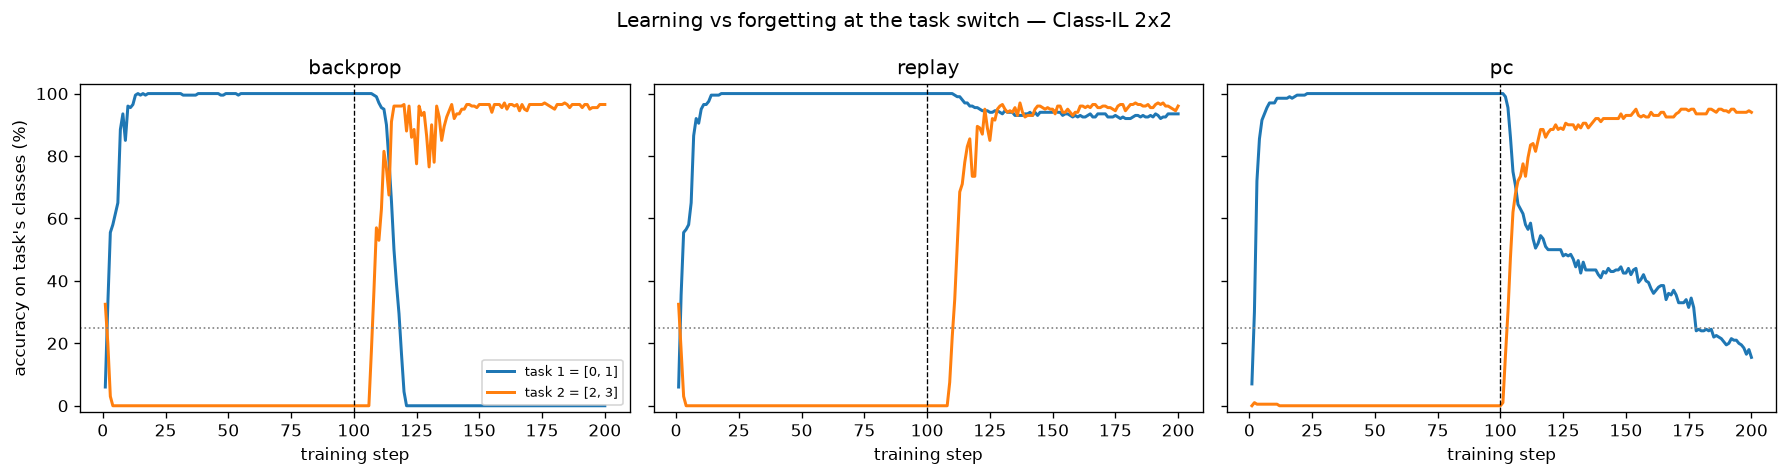

Reproduce this figure in Python.
"""10_pc_learning_vs_forgetting
Q: When task 2 arrives, how fast does predictive coding learn it and how fast does it lose task 1?
   Controls: backprop (forgets), replay (retains). Under test: predictive coding (the model whose literature claims reduced interference).
   Batch raised back to 32 to remove the batch-1 gradient noise; slowdown comes from lr instead.
"""
import sys, time
from pathlib import Path
ROOT = Path(__file__).resolve().parent.parent
sys.path.insert(0, str(ROOT))

import torch
import numpy as np
import matplotlib.pyplot as plt
from torch.utils.data import DataLoader, Subset

from src.data import load_mnist, class_indices, make_eval_set
from src.methods import make_backprop, make_replay, make_pc

# ============================ constants ============================
DEVICE          = "cuda" if torch.cuda.is_available() else "cpu"
DATA_DIR        = ROOT / "data"
FIG             = Path(__file__).resolve().with_suffix(".png")
IMG_SIZE        = 14
SEED            = 0

TASKS           = [[0, 1], [2, 3]]     # two tasks, two classes each: enough to see one clean crossing
ITERS           = 100                  # updates per task
BATCH           = 32                   # >1: averages out the per-example tug-of-war
EVAL_EVERY      = 1
EVAL_PER_CLASS  = 100

BP_LR                          = 0.05
RP_LR, RP_PER_CLASS            = 0.05, 20
PC_LR, PC_DT, PC_STEPS          = 0.05, 0.1, 50

CLASSES  = sorted({c for t in TASKS for c in t})
CLS_POS  = {c: i for i, c in enumerate(CLASSES)}
COLLAPSE = 100 / len(CLASSES)
TITLE    = f"Class-IL {len(TASKS)}x{len(TASKS[0])}"
# ==================================================================

IN_DIM = IMG_SIZE * IMG_SIZE
train, test = load_mnist(size=IMG_SIZE, root=str(DATA_DIR))
cidx = class_indices(train)
eval_x, eval_y = make_eval_set(test, classes=CLASSES, per_class=EVAL_PER_CLASS, device=DEVICE)

methods = {
    "backprop": make_backprop(in_dim=IN_DIM, lr=BP_LR, seed=SEED, device=DEVICE),
    "replay":   make_replay(train, cidx, in_dim=IN_DIM, lr=RP_LR, per_class=RP_PER_CLASS,
                            seed=SEED, device=DEVICE),
    "pc":       make_pc(in_dim=IN_DIM, lr=PC_LR, dt=PC_DT, steps=PC_STEPS,
                        seed=SEED, device=DEVICE),
}

HDR = f"{'task':>5} {'step':>6} " + " ".join(f"{'T'+str(i+1)+'%':>6}" for i in range(len(TASKS))) + f" {'time':>6}"


def run(name, train_step, predict):
    """Class-IL run. Logs per-CLASS accuracy, per-TASK accuracy (fixed denominators),
       and the mean raw output per class (which moves before accuracy does)."""
    print(f"\n──── {name} " + "─" * max(2, 44 - len(name)))
    print(HDR)
    torch.manual_seed(SEED)
    hist = {"step": [], "acc": [], "task_acc": [], "out": []}
    step, t0 = 0, time.time()
    for ti, task in enumerate(TASKS):
        idx = torch.cat([cidx[c] for c in task])
        loader = DataLoader(Subset(train, idx.tolist()), batch_size=BATCH, shuffle=True)
        it = iter(loader)
        for _ in range(ITERS):
            try:
                x, y = next(it)
            except StopIteration:
                it = iter(loader); x, y = next(it)
            train_step(x.to(DEVICE), y.to(DEVICE))
            step += 1
            if step % EVAL_EVERY == 0:
                pred = predict(eval_x)
                raw = predict(eval_x, raw=True)
                acc = [(pred[eval_y == c] == c).float().mean().item() for c in CLASSES]
                task_acc = [float(np.mean([acc[CLS_POS[c]] for c in t])) for t in TASKS]
                out_mean = [raw[:, c].mean().item() for c in CLASSES]   # mean output unit value per class
                hist["step"].append(step); hist["acc"].append(acc)
                hist["task_acc"].append(task_acc); hist["out"].append(out_mean)
                cols = " ".join(f"{a*100:>6.1f}" for a in task_acc)
                print(f"{ti+1:>5} {step:>6} {cols} {time.time()-t0:>5.0f}s")
    return hist


results = {name: run(name, s, p) for name, (s, p) in methods.items()}

# ------------------- learning / forgetting crossing table -------------------
def crossing(steps, series, thresh, after, rising):
    for s, v in zip(steps, series):
        if s <= after:
            continue
        if (v >= thresh) if rising else (v < thresh):
            return s - after
    return None

print("\n" + "=" * 62)
print(f"{'method':>9} {'to_learn_T2':>12} {'to_forget_T1':>13} {'ratio':>7} {'final_T1':>9} {'final_T2':>9}")
for name, h in results.items():
    T, steps, t0 = np.array(h["task_acc"]), h["step"], ITERS
    L = crossing(steps, T[:, 1], 0.5, t0, True)     # steps for task 2 to reach 50%
    F = crossing(steps, T[:, 0], 0.5, t0, False)    # steps for task 1 to fall below 50%
    r = (F / L) if (L and F) else float("nan")
    print(f"{name:>9} {str(L):>12} {str(F):>13} {r:>7.2f} {T[-1,0]*100:>8.1f}% {T[-1,1]*100:>8.1f}%")

# ------------------------------ figure 1: crossings ------------------------------
fig, axes = plt.subplots(1, len(results), figsize=(5 * len(results), 4), sharey=True)
axes = np.atleast_1d(axes)
for ax, (name, h) in zip(axes, results.items()):
    T = np.array(h["task_acc"]) * 100
    for i in range(len(TASKS)):
        ax.plot(h["step"], T[:, i], lw=1.8, label=f"task {i+1} = {TASKS[i]}")
    ax.axvline(ITERS, color="k", lw=0.8, ls="--")
    ax.axhline(COLLAPSE, color="gray", ls=":", lw=1)
    ax.set_title(name); ax.set_xlabel("training step"); ax.set_ylim(-2, 103)
axes[0].set_ylabel("accuracy on task's classes (%)"); axes[0].legend(fontsize=8)
fig.suptitle(f"Learning vs forgetting at the task switch — {TITLE}")
plt.tight_layout(); plt.savefig(FIG, dpi=120, bbox_inches="tight"); plt.show()

# ------------------ figure 2: trajectory + raw outputs ------------------
fig, ax = plt.subplots(1, 2, figsize=(12, 5))
for name, h in results.items():
    T = np.array(h["task_acc"]) * 100
    ax[0].plot(T[:, 0], T[:, 1], "-", lw=1.5, alpha=0.8, label=name)
    ax[0].plot(T[-1, 0], T[-1, 1], "o", ms=7)
ax[0].plot([100, 0], [0, 100], color="gray", ls=":", lw=1, label="pure trade-off")
ax[0].set_xlabel("task 1 accuracy (%)"); ax[0].set_ylabel("task 2 accuracy (%)")
ax[0].set_xlim(-2, 103); ax[0].set_ylim(-2, 103)
ax[0].set_title("trajectory (dot = end); up-right = retains both"); ax[0].legend(fontsize=8)

h = results["pc"]
O = np.array(h["out"])
for i, c in enumerate(CLASSES):
    ax[1].plot(h["step"], O[:, i], lw=1.4, label=f"class {c}")
ax[1].axvline(ITERS, color="k", lw=0.8, ls="--")
ax[1].set_xlabel("training step"); ax[1].set_ylabel("mean output unit value")
ax[1].set_title("pc raw outputs (move before accuracy flips)"); ax[1].legend(fontsize=8)
plt.tight_layout(); plt.savefig(FIG.with_name(FIG.stem + "_traj_outputs.png"), dpi=120); plt.show()
print(f"\nsaved {FIG.name} and {FIG.stem}_traj_outputs.png")
